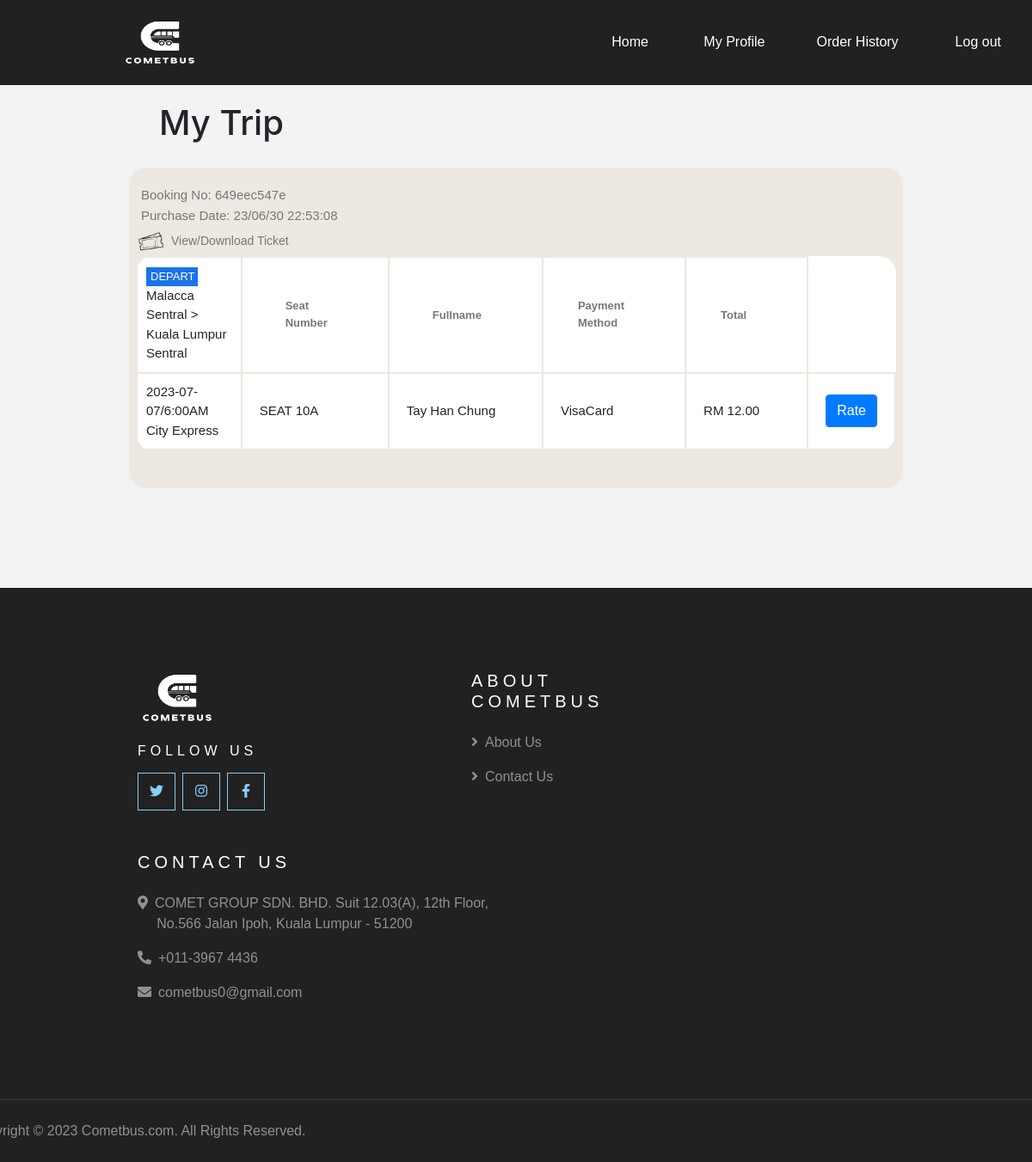
Page /new_order_history.php (signed in) on the committed database.
### tables this page shows
CREATE TABLE `payment` (
  `payment_id` int(11) NOT NULL,
  `name_on_seat` varchar(100) NOT NULL,
  `bus_seat_no` varchar(100) NOT NULL,
  `total_pay` float NOT NULL,
  `name_on_card` varchar(100) NOT NULL,
  `payment_method` varchar(100) NOT NULL,
  `card_number` varchar(100) NOT NULL,
  `expiration_date` varchar(100) NOT NULL,
  `cvv` varchar(100) NOT NULL,
  `contact_no` varchar(100) NOT NULL,
  `email_address` varchar(100) NOT NULL,
  `booking_no` varchar(100) NOT NULL,
  `payment_date` datetime NOT NULL,
  `return_status` int(1) NOT NULL COMMENT '1 = return, 0 = departure',
  `user_id` int(11) NOT NULL,
  `bus_schedule_id` int(11) NOT NULL
);

CREATE TABLE `bus_schedule` (
  `bus_schedule_id` int(11) NOT NULL,
  `bus_schedule_date` date NOT NULL,
  `boarding` varchar(100) NOT NULL,
  `alighting` varchar(100) NOT NULL,
  `departure_time` float(6,2) NOT NULL,
  `duration` varchar(100) NOT NULL,
  `arrival_time` float(6,2) NOT NULL,
  `fare` float NOT NULL,
  `gate` varchar(1) NOT NULL,
  `bus_schedule_status` int(11) NOT NULL COMMENT '1 = available,0 = unavailable',
  `bus_operator_id` int(11) NOT NULL,
  `route_id` int(11) NOT NULL,
  `admin_id` int(11) DEFAULT NULL
);

CREATE TABLE `bus_operators` (
  `bus_operator_id` int(11) NOT NULL,
  `bus_operator_name` varchar(100) NOT NULL,
  `bus_operator_pic` varchar(100) NOT NULL,
  `bus_operator_status` int(1) NOT NULL
);

CREATE TABLE `user` (
  `user_id` int(11) NOT NULL,
  `user_fullname` varchar(100) NOT NULL,
  `user_contact_no` varchar(100) NOT NULL,
  `user_email_address` varchar(100) NOT NULL,
  `username` varchar(100) NOT NULL,
  `user_password` varchar(100) NOT NULL,
  `user_pic` varchar(100) NOT NULL
);

### new_order_history.php (the view, shortened to what this page needs)
<!DOCTYPE html>
<html lang="en">
<head>
    <link rel="stylesheet" href="https://maxcdn.bootstrapcdn.com/bootstrap/4.0.0/css/bootstrap.min.css">
    <link rel="stylesheet" href="https://pro.fontawesome.com/releases/v5.10.0/css/all.css"/>
</head>
<body>
<?php
include("header.php");
?>
<h1 style="padding:20px; margin-left:165px;">My Trip</h1>
<?php
include("includes/dbconnect.php");
    $get_his = "SELECT * FROM payment
    INNER JOIN bus_schedule ON payment.bus_schedule_id = bus_schedule.bus_schedule_id
    INNER JOIN bus_operators ON bus_schedule.bus_operator_id = bus_operators.bus_operator_id
    INNER JOIN user ON user.user_id ='".$_SESSION['userid']."' WHERE payment.user_id = '".$_SESSION['userid']."'
    ORDER BY payment_date DESC, payment.booking_no, bus_schedule.bus_schedule_date DESC;";
$run_his = mysqli_query($conn, $get_his);
$previous_booking_no = "";
$rateID=0;
$currentDateTime = date('Y-m-d H:i:s');
while($row_his = mysqli_fetch_assoc($run_his)){
    $booking_no = $row_his['booking_no'];
    $bs_dtime = $row_his['departure_time'];
    $returnStatus = $row_his['return_status'];
    $payment_datetime=$row_his['payment_date'];
    $formattedPaymentDateTime=date('y/m/d H:i:s', strtotime($payment_datetime));
    $bs_dtime_format = $bs_dtime;
                                if($bs_dtime >= 12.00)
                                {
                                    if((int)$bs_dtime == 12)
                                    {
                                        $bs_dtime_format2 = number_format($bs_dtime_format,2, ':', '')."PM";
                                    }
                                    else
                                    {
                                        (float)$bs_dtime_format = $bs_dtime - 12.00;
                                        $bs_dtime_format2 = number_format($bs_dtime_format,2, ':', '')."PM";
                                    }
                                }
                                else
                                {
                                    $bs_dtime_format2 = number_format($bs_dtime_format,2, ':', '')."AM";
                                }
    if($booking_no != $previous_booking_no)
    {
        echo "<div id='upc' class='table_container'>";
        echo "<div style='width:935px; float:left;'>";
        echo "<span style='color:#777777; font-size:15px; padding-left:6px; display:inline;'>Booking No: $booking_no</span><br>";
        echo "<span style='color:#777777; font-size:15px; padding-left:6px; display:inline;'>Purchase Date: $formattedPaymentDateTime</span>";
        echo "</div>";
        echo "<form action='view_ticket.order_history.php' method='post'>";
        echo "<div style='display:inline;' >";
        echo "<img src='img/ticket-icon.png' style='width:35px; height:35px;'>";
        echo "<input name='viewticket' type='submit' style='font-size:14px; color:#777777; border:0px; background:transparent; cursor:pointer; ' value='View/Download Ticket'>";
        echo "</div>";
        echo "</form>";
        if($returnStatus == 0)
        {
            $user_id=$row_his['user_id'];
            $bus_schedule_id=$row_his['bus_schedule_id'];
            $fare=$row_his['fare'];
            $bookingNo=$row_his['booking_no'];
            $sqlrate="SELECT * FROM rating WHERE user_id='$user_id' AND bus_schedule_id='$bus_schedule_id' AND booking_no='$bookingNo';";
            $resultrate=mysqli_query($conn, $sqlrate);
            $num_row=mysqli_num_rows($resultrate);
            $givenTime=$row_his['departure_time'];
            $givenDate=$row_his['bus_schedule_date'];
            $givenTimeStr = sprintf("%02d:%02d:00", floor($givenTime), ($givenTime * 60) % 60);
            $givenDateTime = $givenDate . ' ' . $givenTimeStr;
            echo "<table>";
            echo "<tr>";
            echo "<td style='font-size:15px;'>";
            echo "<div style='display:inline-block; border:1px solid rgb(26,115,232); width:60px; font-size:13px; background:rgb(26,115,232); padding:-top:4px; padding:-bottom:4px; padding-left:4px; padding-right:4px; color:white;'>
            DEPART</div> ".$row_his['boarding']." > ".$row_his['alighting'];
            echo "</td>";
            echo "<th><span class='content_padding_right2' style='font-size:13px; color:#777777;'>Seat Number</span></th>";
            echo "<th><span class='content_padding_right2' style='font-size:13px; color:#777777;'>Fullname</span></th>";
            echo "<th><span class='content_padding_right2' style='font-size:13px; padding-left:30px; color:#777777;'>Payment Method</span></th>";
            echo "<th><span class='content_padding_right2' style='font-size:13px; padding-left:30px; color:#777777;'>Total</span></th>";
            echo "</tr>";
            echo "<tr>";
            echo "<td style='width:25%; font-size:15px;'>".$row_his['bus_schedule_date']."/".$bs_dtime_format2."<br>".$row_his['bus_operator_name']."</td>";
            echo "<td><div class='content_padding_right'>SEAT ".$row_his['bus_seat_no']."</div></td>";
            echo "<td><div class='content_padding_right'>".$row_his['user_fullname']."</div></td>";
            echo "<td><div class='content_padding_right'>".$row_his['payment_method']."</div></td>";
            echo "<td><div class='content_padding_right'>RM ".number_format((float)$fare, 2, '.', '')."</div></td>";
            echo "<form method='POST' action='comment.rate.php'>";
            if (strtotime($currentDateTime) > strtotime($givenDateTime))
            {
                if($num_row==0){
                    echo "<td><div class='content_padding_right'><button type='submit' name='add_review' id='$rateID' class='btn btn-primary add_review'>Rate</button></div></td>";
                }
            }
            echo "</form>";
            echo "</tr>";
            echo "</table>";
        }
        $previous_booking_no = $booking_no;
    }
    echo "<br>";
}
?>
</div>
<?php echo "<br><br><br><br>"; ?>
</body>
</html>
<?php
    include ("footer.php");
?>

### header.css (style rules this page uses)
body { margin:0 !important; padding:0 !important; background-color: #F3F3F3; }

### new_order_history.php (style rules this page uses)
.table_container { border: radius:1px solid #EDE8E1; background-color: #EDE8E1; border-radius:20px; padding-top:20px; padding-bottom:20px; padding-left:8px; padding-right:8px; width:75%; margin:auto; margin-bottom:20px; }
td, th { border:2px solid #EDE8E1; padding:10px; }
table { width:100%; margin:auto; background-color:white; border-collapse:collapse; border-radius:20px; }
.content_padding_right { padding-right:10px; display:inline-block; padding-left:10px; font-size:15px; }
.content_padding_right2 { padding-right:60px; display:inline-block; padding-left:40px; font-size:15px; }

### header.php (style rules this page uses)
* { font-family:sans-serif; }

### footer.php (style rules this page uses)
* { font-family:sans-serif; }
body { margin:0; }

### rows in the picture
payment: booking_no "649eec547e", payment_date "23/06/30 22:53:08", bus_schedule.boarding "Malacca Sentral", bus_schedule.alighting "Kuala Lumpur Sentral", bus_schedule.bus_schedule_date "2023-07-07", bus_schedule.departure_time "6:00AM", bus_operators.bus_operator_name "City Express", bus_seat_no "10A", user.user_fullname "Tay Han Chung", payment_method "VisaCard", bus_schedule.fare "12.00"
